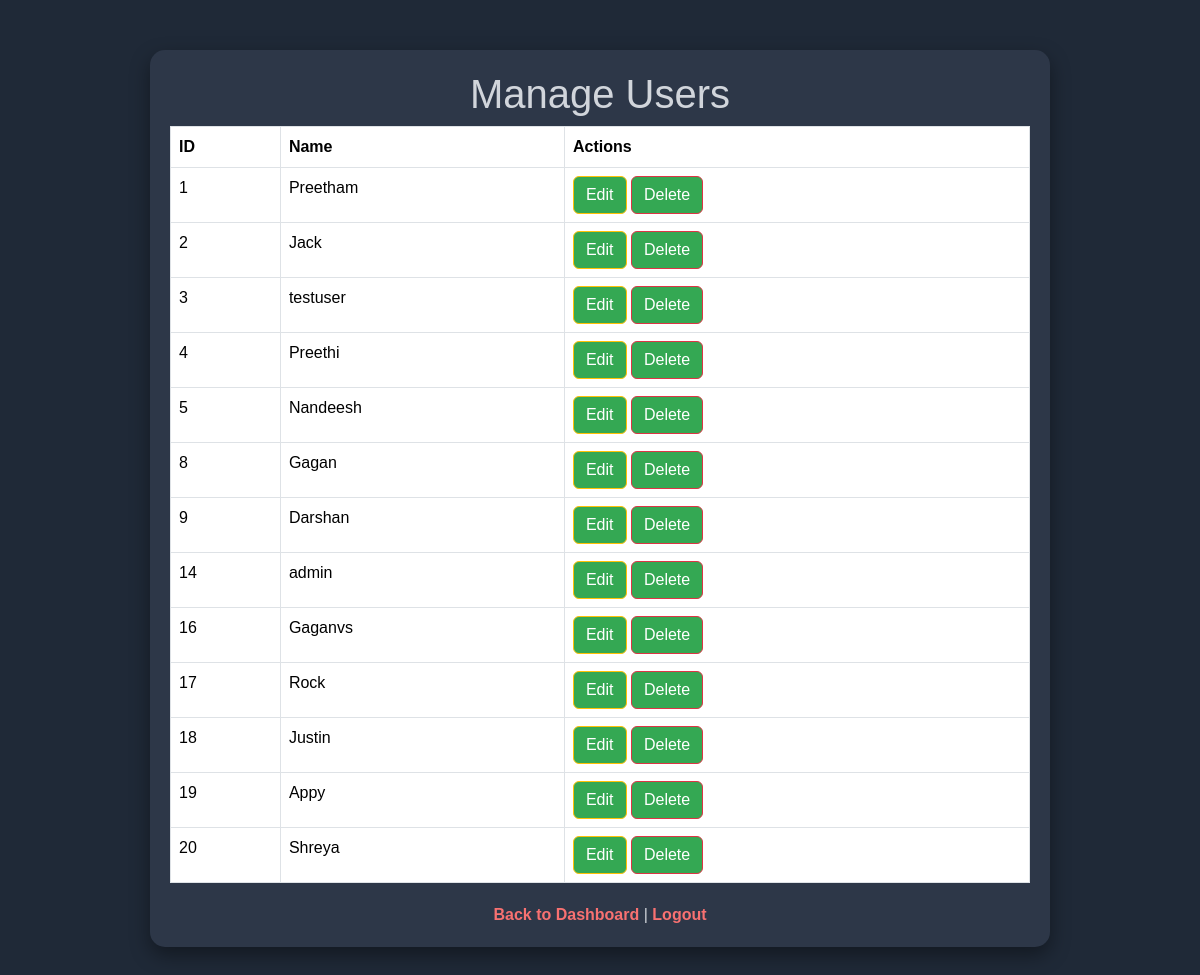
/manage_users.php (signed in), run on the app's committed database.
### tables this page shows
CREATE TABLE `users` (
  `user_id` int(11) NOT NULL,
  `name` varchar(255) DEFAULT NULL,
  `weight` float DEFAULT NULL,
  `height` float DEFAULT NULL,
  `created_at` timestamp NOT NULL DEFAULT current_timestamp(),
  `plan_id` int(11) DEFAULT NULL,
  `password` varchar(255) DEFAULT NULL,
  `role` enum('admin','user') NOT NULL DEFAULT 'user'
);

### manage_users.php (the view, shortened to what this page needs)
<?php
require 'db_connect.php';
$sql = "SELECT user_id, name FROM Users";
$result = $conn->query($sql);
?>
<!DOCTYPE html>
<html lang="en">
<head>
    <link href="https://cdn.jsdelivr.net/npm/bootstrap@5.3.3/dist/css/bootstrap.min.css" rel="stylesheet">
</head>
<body>
<div class="container">
    <h1 class="text-center">Manage Users</h1>
    <?php if ($result->num_rows > 0): ?>
        <table class="table table-bordered">
            <thead>
                <tr>
                    <th>ID</th>
                    <th>Name</th>
                    <th>Actions</th>
                </tr>
            </thead>
            <tbody>
                <?php while($user = $result->fetch_assoc()): ?>
                    <tr>
                        <td><?php echo $user['user_id']; ?></td>
                        <td><?php echo $user['name']; ?></td>
                        <td>
                            <a href="edit_user.php?id=<?php echo $user['user_id']; ?>" class="btn btn-warning">Edit</a>
                            <a href="delete_user.php?id=<?php echo $user['user_id']; ?>" class="btn btn-danger">Delete</a>
                        </td>
                    </tr>
                <?php endwhile; ?>
            </tbody>
        </table>
    <?php else: ?>
        <p>No users found.</p>
    <?php endif; ?>
    <div class="logout">
        <a href="admin.php">Back to Dashboard</a> | <a href="logout.php">Logout</a>
    </div>
</div>
</body>
</html>

### manage_users.php (style rules this page uses)
body { background-color: #1f2937; color: #d1d5db; font-family: 'Arial', sans-serif; }
.container { max-width: 900px; margin: 50px auto; padding: 20px; background-color: #2d3748; border-radius: 15px; box-shadow: 0 8px 20px rgba(0, 0, 0, 0.4); }
.table { background-color: #1a202c; color: #d1d5db; }
.btn { background-color: #34a853; color: white; }
.logout { text-align: center; margin-top: 20px; }
.logout a { color: #f87171; font-weight: bold; text-decoration: none; }

### data on the page
users: user_id "1", name "Preetham"
users: user_id "2", name "Jack"
users: user_id "3", name "testuser"
users: user_id "4", name "Preethi"
users: user_id "5", name "Nandeesh"
users: user_id "8", name "Gagan"
users: user_id "9", name "Darshan"
users: user_id "14", name "admin"
users: user_id "16", name "Gaganvs"
users: user_id "17", name "Rock"
users: user_id "18", name "Justin"
users: user_id "19", name "Appy"
users: user_id "20", name "Shreya"
